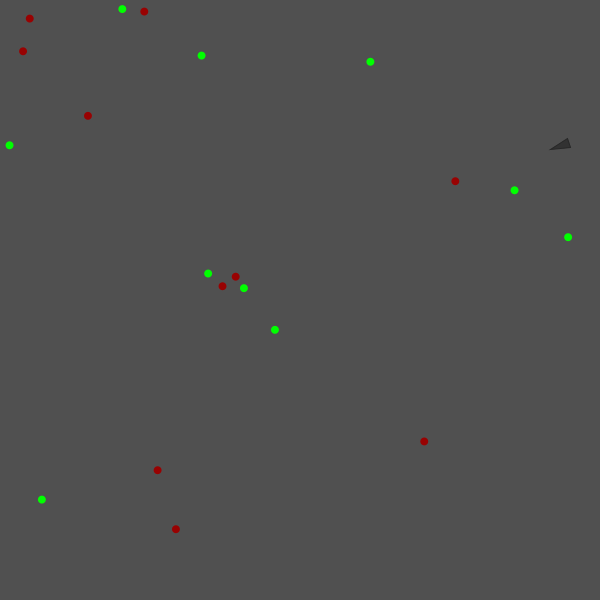
Frame 1 (no input)
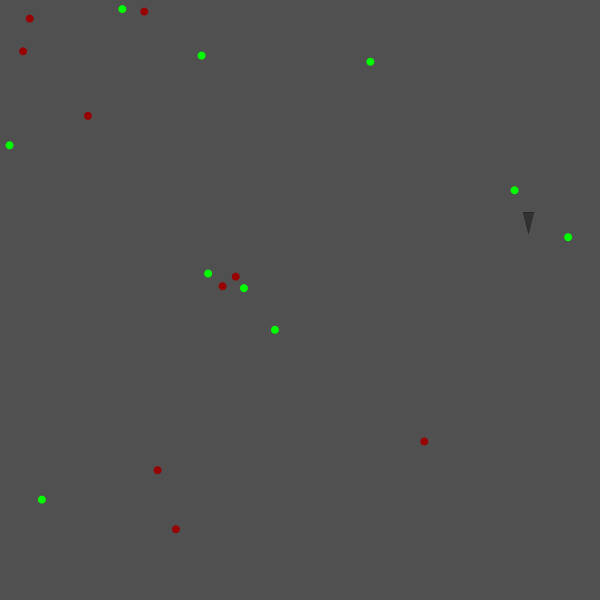
Frame 60 (the mouse pressed at the canvas centre just before this capture)
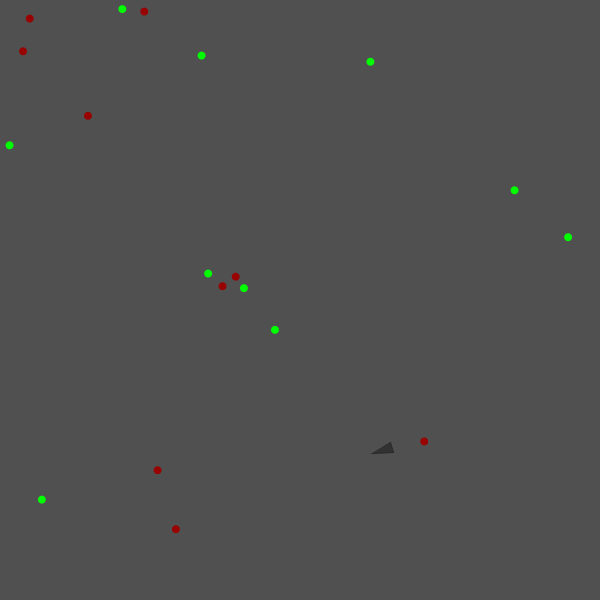
Frame 120 (the mouse held since frame 60 and released just before this capture)

The Processing sketch that drew these frames (run headless with seeded random() and noise(); from frame 60 on, the mouse is pressed at the canvas centre):

// Processing sketch: Main
// ── Main.pde
ArrayList<Agent> Agts;
ArrayList<PVector> food;
ArrayList<PVector> poison;

void setup() {
  size(600, 600);
  Agts = new ArrayList<Agent>();
  for(int i = 0; i < 1; i++)
    Agts.add(new Agent());
  food = new ArrayList<PVector>();
  for(int i = 0; i < 10; i++) {
    var x = random(width);
    var y = random(height);
    food.add(new PVector(x, y));
  }
  poison = new ArrayList<PVector>();
  for(int i = 0; i < 10; i++) {
    var x = random(width);
    var y = random(height);
    poison.add(new PVector(x, y));
  }
}

void draw() {
  background(80);
  food.forEach(v -> {
    fill(0, 255, 0);
    noStroke();
    ellipse(v.x, v.y, 8, 8);
  });
  poison.forEach(v -> {
    fill(152, 2, 2);
    noStroke();
    ellipse(v.x, v.y, 8, 8);
  });
  for(int i = 0; i < Agts.size(); i++) {
    Agent a = Agts.get(i);
    a.eat(food);
    a.eat(poison);
    a.run();
  }
}

// ── Agent.pde
class Agent {
  PVector pos, vel, acc;
  float health = 100;
  float maxspeed = 12;
  float maxforce = 0.35;
  int r = 10;
  
  float[] dna = new float[] {
    random(-5, 5),
    random(-5, 5)
  };
  Agent() {
    this.pos = new PVector(random(width), random(height));
    this.vel = PVector.random2D();
    this.acc = new PVector(0, 0);
  }
  
  void run() {
    this.update();
    this.edges();
    this.show();
  }
  
  void update() {
    this.vel.add(this.acc);
    this.vel.limit(this.maxspeed);
    this.pos.add(this.vel);
    this.acc.mult(0);
  }
  
  void show() {
    push();
    stroke(40);
    fill(50);
    strokeWeight(1);
    translate(this.pos.x, this.pos.y);
    rotate(this.vel.heading() - radians(90));
    triangle(-r / 2, 0, r / 2, 0, 0, r * 2);
    pop();
  }
  
  void edges() {
    if(this.pos.x - r > width) {
      this.pos.x = 0;
    }
    if(this.pos.x + r < 0) {
      this.pos.x = width;
    }
    if(this.pos.y - r > height) {
      this.pos.y = 0;
    }
    if(this.pos.y + r < 0) {
      this.pos.y = height;
    }
  }
  
  void eat(ArrayList<PVector> food) {
    float record = width * 2;
    int cInd = -1;
    for(int i = 0; i < food.size(); i++) {
      PVector f = food.get(i);
      float dist = PVector.dist(this.pos, f);
      if(dist < record) {
        record = dist;
        cInd = food.indexOf(f);
      }
    }
    
    if(cInd > -1 && food.size() != 0) this.seek(food.get(cInd));
    if(record < r / 2) {
      food.remove(cInd);
    }
  }
  
  void applyF(PVector f) {
    this.acc.add(f);
  }
  
  void seek(PVector trg) {
    PVector des, str;
    des = PVector.sub(trg, this.pos);
    des.setMag(maxspeed);
    str = PVector.sub(des, this.vel);
    str.limit(this.maxforce);
    this.applyF(str);
  }
}
